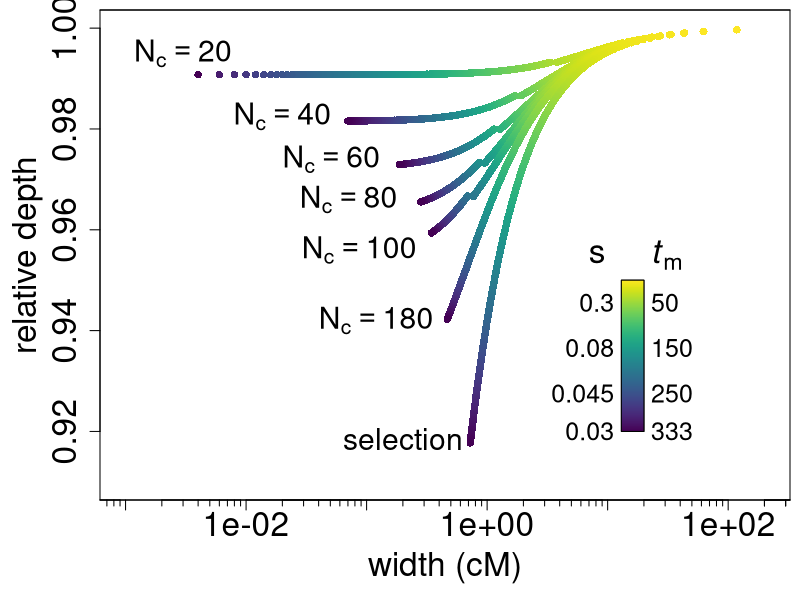
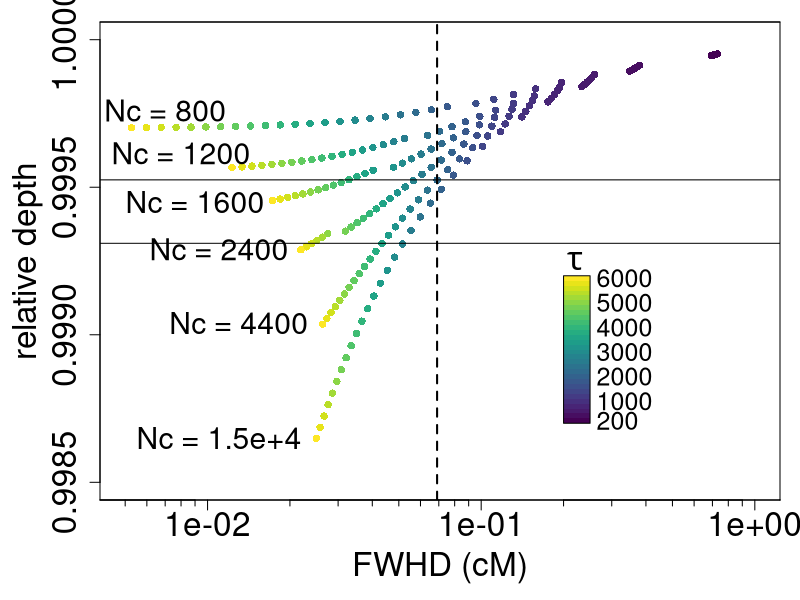

Reproduce these figures in R, in order.
N1 <- 1500
BG <- 2*N1
io <- 1
t0 <- 0
r <- seq(0,0.5,0.00001)
dev.off()

### read timeDistr30 from SurfSweepCodeBlocks/coalescent 

setwd("C:/Users/Antoine/OneDrive - Universitaet Bern/SurfSweepCodeBlocks/coalescent")
probb <- read.table("timeDistr30.dat")
mysize <- probb$V2
mysize=0.99/300+probb$V2*0 



#par(mfrow=c(1,2),mar=c(5,5,0.5,0.5))
par(mfrow=c(1,1),mar=c(5,5,0.5,0.5))

slope120 <- vector()
depth120 <- vector()

library(viridis)
mycolor = viridis(floor(100/30*100))
mycolor <- mycolor[floor(100/30*100):1]

index <- c(1:5,9)
#index <- c(1,2,3,6)
for (il in index)
{
  N <- 20*il
  #tau <- 1:floor(180/30*N) ##### t50
  tau <- 1:floor(100/30*100) ##### t50
  
  FWHD <- matrix(nrow=length(io),ncol=length(tau))
  rel_depth <- matrix(nrow=length(io),ncol=length(tau))
  
  for (k in 1:length(io))
  {
    for (j in 1:length(tau))
    {
      N0 <- (N1-N)*exp(tau[j]/2/N)+N
      t <- 1:tau[j]
      dem <- 2*N*(1-t*(1-io[k]/2/N)/tau[j])   ### tau < 2Ne
      
      if (tau[j] > 2*N)
      {
        dem <- 2*N*(0.5 + 1/2*exp(-t/N) - (1-io[k]/N)/2*exp(-(tau[j]-t)/N))  ##### tau > 2Ne
      }
      
      dem[tau[j]] <- 1
      
      probaTa <- t
      sum_1minusX <- t
      probaTa[1] <- 1/dem[1]
      sum_1minusX[1] <- 1-dem[1]/2/N
      
      if (tau[j] > 1)
      {
        for (i in 2:tau[j])
        {
          probaTa[i] <- prod(1-1/head(dem,i-1))/dem[i]
          sum_1minusX[i] <- sum(head(1-dem/2/N,i))
        }
      }
      
      # TBhom <- r
      # TBhet <- r
      # 
      # for (i in 1:length(r))
      # {
      #   TBhom[i] <- sum(t*probaTa*exp(-2*r[i]*sum_1minusX))
      #   TBhet[i] <- 1-sum(exp(-2*r[i]*sum_1minusX)*probaTa)
      # }
      
      c <- 1 - sum(t*probaTa)/BG
      slope <- sum(2*(tau[j]+2*N0-t)*sum_1minusX*probaTa)
      a <- slope/BG/c
      
      exp_fit <-  BG*( 1 - c*exp(-a*r))
      
      #slope[k,j] <- (TBhet[2]*(2*N0+tau[j])+TBhom[2]-TBhet[1]*(2*N0+tau[j])-TBhom[1])/(r[2]-r[1])
      #depth[k,j] <- TBhet[1]*(2*N0+tau[j])+TBhom[1]
      FWHD[k,j] <- -100*log(1-2*r[(1:length(r))[exp_fit>=(BG+sum(t*probaTa))/2][1]])
      rel_depth[k,j] <- 1-sum(t*probaTa)/BG
    }
  }
  
  # rel_depth <- (2*N+(2*N0-2*N)*exp(-(t0+tau)/2/N)-depth[1,])/(2*N+(2*N0-2*N)*exp(-(t0+tau)/2/N))
  # 
  # tau3 <- tau[(tau-3*(tau%/%3))==1]   #### plot 1 out of 3 value of tau
  # 
  # bridge <- c(max(tau3[tau3 <= 2*N]),min(tau3[tau3 > 2*N]))
  
  for (j in 1:length(tau))
  {
    if (il == 1 && j == 1)
    {
      plot(FWHD[1,j],rel_depth[1,j],pch=16,cex=mysize[floor(j*30/il/20)+(floor(j*30/il/20)==0)]*300+0.01,xlab="width (cM)",ylab="relative depth",cex.lab=2,cex.axis=2,col=mycolor[j],ylim=c(0.91,1),log="x",xlim=c(0.001,200),xaxt="n")
      #axis(2,cex.axis=2,cex.lab=2)
      #axis(2,at=c(0,2))
      #axis(4,at=c(0,2))
      axis(1,at=c(0.01,1,100),cex.axis=2)
      axis(3,at=c(0.0001,1000))
      axis(1,at=c(0.0001,0.001,0.1,10,1000),labels=NA)
      axis(1,at=0.01*c(0.02,0.03,0.04,0.05,0.06,0.07,0.08,0.09),tcl=-0.3,labels=NA)
      axis(1,at=0.1*c(0.02,0.03,0.04,0.05,0.06,0.07,0.08,0.09),tcl=-0.3,labels=NA)
      axis(1,at=c(0.02,0.03,0.04,0.05,0.06,0.07,0.08,0.09),tcl=-0.3,labels=NA)
      axis(1,at=10*c(0.02,0.03,0.04,0.05,0.06,0.07,0.08,0.09),tcl=-0.3,labels=NA)
      axis(1,at=100*c(0.02,0.03,0.04,0.05,0.06,0.07,0.08,0.09),tcl=-0.3,labels=NA)
      axis(1,at=1000*c(0.02,0.03,0.04,0.05,0.06,0.07,0.08,0.09),tcl=-0.3,labels=NA)
      axis(1,at=10000*c(0.02,0.03,0.04,0.05,0.06,0.07,0.08,0.09),tcl=-0.3,labels=NA)
      axis(1,at=10000*c(0.02,0.03,0.04,0.05,0.06,0.07,0.08,0.09),tcl=-0.3,labels=NA)
      #plot(FWHD[1,j],rel_depth[1,j],pch=16,cex=1,xlab=NA,ylab=NA,cex.axis=2,col=mycolor[j],xlim=c(0,150),ylim=c(0.9,1))
      #plot(j,log10(FWHD[1,j]),pch=16,cex=1,xlab=NA,ylab=NA,cex.axis=2,col=mycolor[j],xlim=c(0,600),ylim=c(-1,5))
    }
    
    else
    {
      points(FWHD[1,j],rel_depth[1,j],pch=16,cex=mysize[floor(j*30/il/20)+(floor(j*30/il/20)==0)]*300+0.01,xlab=NA,ylab=NA,cex.axis=2,col=mycolor[j])
      #points(FWHD[1,j],rel_depth[1,j],pch=16,cex=1,xlab=NA,ylab=NA,cex.axis=2,col=mycolor[j])
      #points(j,log10(FWHD[1,j]),pch=16,cex=1,xlab=NA,ylab=NA,cex.axis=2,col=mycolor[j],xlim=c(0,600),ylim=c(0,10))
    }
  }
  # jj <- 150
  # points(FWHD[1,jj],rel_depth[1,jj],pch=16,cex=2.5,xlab=NA,ylab=NA,cex.axis=2,col="red")
  
  
  
  # lines(slope[1,bridge]/4/N0,rel_depth[bridge],col="red")  #### plot bridge
  # 
  # slope120 <- c(slope120,slope[1,120]/4/N0)    #### tau = 120
  # depth120 <- c(depth120,rel_depth[120])
}

####
###
##
#




#
##
###
####  selection

N <- N1
tau <-  1:floor(100/30*100)

FWHD <- matrix(nrow=length(io),ncol=length(tau))
rel_depth <- matrix(nrow=length(io),ncol=length(tau))

for (k in 1:length(io))
{
  for (j in 1:length(tau))
  {
    t <- 1:tau[j]
    
    dem <- 2*N*io[k]/(io[k]+(2*N-io[k])*exp(-2*log(2*N)/tau[j]*(tau[j]-t)))     ## selection
    dem[tau[j]] <- 1
    
    probaTa <- t
    sum_1minusX <- t
    probaTa[1] <- 1/dem[1]
    sum_1minusX[1] <- 1-dem[1]/2/N
    
    if (tau[j] > 1)
    {
      for (i in 2:tau[j])
      {
        probaTa[i] <- prod(1-1/head(dem,i-1))/dem[i]
        sum_1minusX[i] <- sum(head(1-dem/2/N,i))
      }
    }
    
    # TBhom <- r
    # TBhet <- r
    # 
    # for (i in 1:length(r))
    # {
    #   TBhom[i] <- sum(t*probaTa*exp(-2*r[i]*sum_1minusX))
    #   TBhet[i] <- 1-sum(exp(-2*r[i]*sum_1minusX)*probaTa)
    # }
    
    c <- 1 - sum(t*probaTa)/BG
    slope <- sum(2*(tau[j]+2*N1-t)*sum_1minusX*probaTa)
    a <- slope/BG/c
    
    exp_fit <-  BG*( 1 - c*exp(-a*r))
    
    #slope[k,j] <- (TBhet[2]*(2*N0+tau[j])+TBhom[2]-TBhet[1]*(2*N0+tau[j])-TBhom[1])/(r[2]-r[1])
    #depth[k,j] <- TBhet[1]*(2*N0+tau[j])+TBhom[1]
    FWHD[k,j] <- -100*log(1-2*r[(1:length(r))[exp_fit>=(BG+sum(t*probaTa))/2][1]])
    rel_depth[k,j] <- 1-sum(t*probaTa)/BG
  }
}


for (j in 1:length(tau))
{
  points(FWHD[1,j],rel_depth[1,j],pch=16,cex=1,xlab=NA,ylab=NA,cex.axis=2,col=mycolor[j])
}
# jj <- 150
# points(FWHD[1,jj],rel_depth[1,jj],pch=16,cex=2.5,xlab=NA,ylab=NA,cex.axis=2,col="black")

# rel_sel_depth <- (2*N0-depth[1,])/(2*N0)
# tau3 <- tau[(tau-3*(tau%/%3))==1]
# points(slope[1,tau3]/4/N0,rel_sel_depth[tau3],pch=16,col="black")
# 
# slope120 <- c(slope120,slope[1,120]/4/N0)    #### tau = 120
# depth120 <- c(depth120,rel_sel_depth[120])
# 
# 
# lines(1:300, 1-(1:300)/N0,col="black",lty=2,lwd=3)  ### star tree approximation
# 
# slope120 <- c(slope120,60)    #### tau = 120
# depth120 <- c(depth120,1-60/N0)
# 
# 
# lines(slope120,depth120,col="black",lwd=2)
# points(slope120,depth120,pch=21,cex=1.5,bg="cyan",col="black")  ### tau = 120

####
###
##
#

library(plotrix)
#color.legend(13,0.92,20,0.95,align="rb",c(" 1 (23.5)",rep(" ",48)," 50 (0.3)",rep(" ",99)," 150 (0.08)",rep(" ",99)," 250 (0.045)",rep(" ",82)," 333 (0.03)"),mycolor,gradient="y",cex=1.5)
color.legend(13,0.92,20,0.95,align="rb",rev(c(rep(" ",49)," 50",rep(" ",99)," 150",rep(" ",99)," 250",rep(" ",82)," 333")),rev(mycolor),gradient="y",cex=1.5)
color.legend(13,0.92,20,0.95,align="lt",rev(c(rep(" ",49),"0.3 ",rep(" ",99),"0.08 ",rep(" ",99),"0.045 ",rep(" ",82),"0.03 ")),rev(mycolor),gradient="y",cex=1.5)
text(17, 0.955, expression(s~~~~~italic(t)[m]),cex = 2)

text_size = 1.8
text(0.003, 0.995, expression(N[c] == 20),cex = text_size)
text(0.02, 0.9825, expression(N[c] == 40),cex = text_size)
text(0.051, 0.974, expression(N[c] == 60),cex = text_size)
text(0.071, 0.966, expression(N[c] == 80),cex = text_size)
text(0.087, 0.956, expression(N[c] == 100),cex = text_size)
text(0.12, 0.942, expression(N[c] == 180),cex = text_size)
text(0.2, 0.9185, "selection",cex = text_size)

taus <- c(1,20,80,50,150,250,333)
library(pracma)
for (i in 1:length(taus))
{
  tau <- taus[i]
  function_tau_to_s <- function(x) tau*x-2*log(4*N1*x)
  s <- findzeros(function_tau_to_s,0,1)
  print(paste("for tau = ",taus[i]," we have s = ",s[2],sep=""))
}




























#########  depth vs width D. mealnogaster
########
#######
######
#####
####
###
##
#


N1 <- 1.85*10^6
BG <- 2*N1
io <- 1
t0 <- 0
r <- seq(0,0.5,0.000001)
#dev.off()
par(mar=c(5,5,1.1,1))

slope120 <- vector()
depth120 <- vector()

library(viridis)
mycolor = viridis(30)

index <- c(800,1200,1600,2400,4400,15000,1500000)
for (il in 1:6)
{
  N <- index[il]
  #tau <- 1:floor(180/30*N) ##### t50
  tau <- 200*(1:30)
  
  FWHD <- matrix(nrow=length(io),ncol=length(tau))
  rel_depth <- matrix(nrow=length(io),ncol=length(tau))
  
  for (k in 1:length(io))
  {
    for (j in 1:length(tau))
    {
      N0 <- (N1-N)*exp(tau[j]/2/N)+N
      t <- 1:tau[j]
      dem <- 2*N*(1-t*(1-io[k]/2/N)/tau[j])   ### tau < 2Ne
      
      if (tau[j] > 2*N)
      {
        dem <- 2*N*(0.5 + 1/2*exp(-t/N) - (1-io[k]/N)/2*exp(-(tau[j]-t)/N))  ##### tau > 2Ne
      }
      
      dem[tau[j]] <- 1
      
      probaTa <- t
      sum_1minusX <- t
      probaTa[1] <- 1/dem[1]
      sum_1minusX[1] <- 1-dem[1]/2/N
      
      if (tau[j] > 1)
      {
        for (i in 2:tau[j])
        {
          probaTa[i] <- prod(1-1/head(dem,i-1))/dem[i]
          sum_1minusX[i] <- sum(head(1-dem/2/N,i))
        }
      }
      
      # TBhom <- r
      # TBhet <- r
      # 
      # for (i in 1:length(r))
      # {
      #   TBhom[i] <- sum(t*probaTa*exp(-2*r[i]*sum_1minusX))
      #   TBhet[i] <- 1-sum(exp(-2*r[i]*sum_1minusX)*probaTa)
      # }
      
      c <- 1 - sum(t*probaTa)/BG
      slope <- sum(2*(tau[j]+2*N0-t)*sum_1minusX*probaTa)
      a <- slope/BG/c
      
      exp_fit <-  BG*( 1 - c*exp(-a*r))
      
      #slope[k,j] <- (TBhet[2]*(2*N0+tau[j])+TBhom[2]-TBhet[1]*(2*N0+tau[j])-TBhom[1])/(r[2]-r[1])
      #depth[k,j] <- TBhet[1]*(2*N0+tau[j])+TBhom[1]
      #FWHD[k,j] <- -100*log(1-2*r[(1:length(r))[exp_fit>=(BG+sum(t*probaTa))/2][1]])
      FWHD[k,j] <- -100*log(1-2*log(2)/a)  ### r_hd = log(2)/a
      rel_depth[k,j] <- c
    }
  }
  
  # rel_depth <- (2*N+(2*N0-2*N)*exp(-(t0+tau)/2/N)-depth[1,])/(2*N+(2*N0-2*N)*exp(-(t0+tau)/2/N))
  # 
  # tau3 <- tau[(tau-3*(tau%/%3))==1]   #### plot 1 out of 3 value of tau
  # 
  # bridge <- c(max(tau3[tau3 <= 2*N]),min(tau3[tau3 > 2*N]))
  
  for (j in 1:length(tau))
  {
    if (il == 1 && j == 1)
    {
      plot(FWHD[1,j],rel_depth[1,j],pch=16,cex=1,xlab="FWHD (cM)",ylab="relative depth",cex.lab=2,cex.axis=2,col=mycolor[j],ylim=c(0.9985,1),log="x",xlim=c(0.005,1),xaxt="n")  ## ylim=(0.9985,1)
      #axis(2,cex.axis=2,cex.lab=2)
      #axis(2,at=c(0,2))
      #axis(4,at=c(0,2))
      axis(1,at=c(0.001,0.01,0.1,1,10),cex.axis=2)
      axis(3,at=c(0.001,10))
      axis(1,at=0.1*c(0.02,0.03,0.04,0.05,0.06,0.07,0.08,0.09),tcl=-0.3,labels=NA)
      axis(1,at=c(0.02,0.03,0.04,0.05,0.06,0.07,0.08,0.09),tcl=-0.3,labels=NA)
      axis(1,at=10*c(0.02,0.03,0.04,0.05,0.06,0.07,0.08,0.09),tcl=-0.3,labels=NA)
      axis(1,at=100*c(0.02,0.03,0.04,0.05,0.06,0.07,0.08,0.09),tcl=-0.3,labels=NA)
      axis(1,at=1000*c(0.02,0.03,0.04,0.05,0.06,0.07,0.08,0.09),tcl=-0.3,labels=NA)
      #plot(FWHD[1,j],rel_depth[1,j],pch=16,cex=1,xlab=NA,ylab=NA,cex.axis=2,col=mycolor[j],xlim=c(0,150),ylim=c(0.9,1))
      #plot(j,log10(FWHD[1,j]),pch=16,cex=1,xlab=NA,ylab=NA,cex.axis=2,col=mycolor[j],xlim=c(0,600),ylim=c(-1,5))
    }
    
    else
    {
      points(FWHD[1,j],rel_depth[1,j],pch=16,cex=1,xlab=NA,ylab=NA,cex.axis=2,col=mycolor[j])
      #points(FWHD[1,j],rel_depth[1,j],pch=16,cex=1,xlab=NA,ylab=NA,cex.axis=2,col=mycolor[j])
      #points(j,log10(FWHD[1,j]),pch=16,cex=1,xlab=NA,ylab=NA,cex.axis=2,col=mycolor[j],xlim=c(0,600),ylim=c(0,10))
    }
  }
  
  
  
  # lines(slope[1,bridge]/4/N0,rel_depth[bridge],col="red")  #### plot bridge
  # 
  # slope120 <- c(slope120,slope[1,120]/4/N0)    #### tau = 120
  # depth120 <- c(depth120,rel_depth[120])
}

####
###
##
#
abline(v=0.069,lty=2,lwd=2)  ## (real value 0.06862354) and relative depth value 0.9993096

library(plotrix)
color.legend(0.2,0.9987,0.25,0.9992,align="rb",c(200,rep(" ",3),1000,rep(" ",4),2000,rep(" ",4),3000,rep(" ",4),4000,rep(" ",4),5000,rep(" ",4),6000),mycolor,gradient="y",cex=1.5)
text(0.22, 0.99925, expression(tau),cex = 2)

text_size = 1.8
text(0.007, 0.99976, "Nc = 800",cex = text_size)
text(0.008, 0.999615, "Nc = 1200",cex = text_size)
text(0.009, 0.99945, "Nc = 1600",cex = text_size)
text(0.011, 0.99929, "Nc = 2400",cex = text_size)
text(0.013, 0.99904, "Nc = 4400",cex = text_size)
text(0.011, 0.99865, "Nc = 1.5e+4",cex = text_size)

abline(h=0.99931)
abline(h=0.999525)
